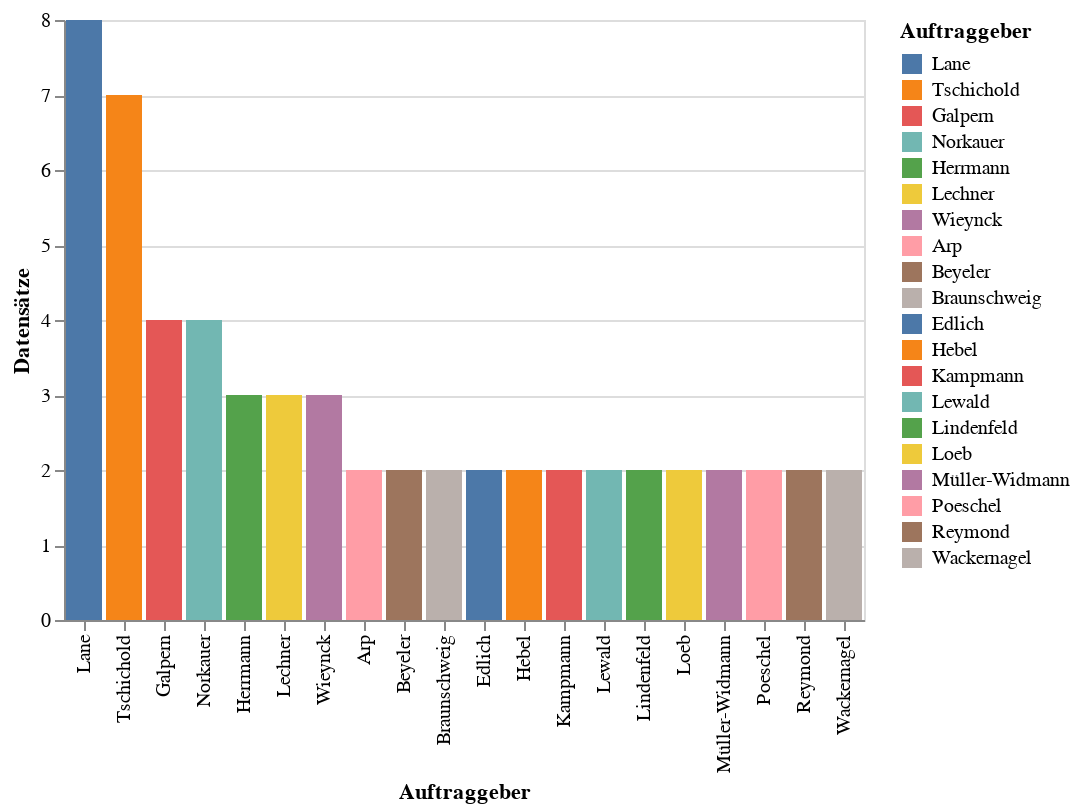

This figure's notebook cell:
### Code cell
auftrag_per

### Figure 1 — Vega-Lite specification as saved in the notebook (floating-point values rounded to 4 significant figures)
{"config": {"view": {"continuousWidth": 400, "continuousHeight": 300}}, "data": {"name": "data-ab10916fcbc03ab2ffe61661bccb169b"}, "mark": "bar", "encoding": {"color": {"type": "nominal", "field": "auftraggeber-per-name", "sort": "-y", "title": "Auftraggeber"}, "tooltip": [{"type": "nominal", "field": "auftraggeber-per-name", "title": "Auftraggeber"}, {"type": "quantitative", "field": "title", "title": "Anzahl"}], "x": {"type": "nominal", "field": "auftraggeber-per-name", "sort": "-y", "title": "Auftraggeber"}, "y": {"type": "quantitative", "field": "title", "title": "Datensätze"}}, "transform": [{"window": [{"op": "rank", "field": "title", "as": "rank"}], "sort": [{"field": "title", "order": "descending"}]}, {"filter": "(datum.rank < 20)"}], "$schema": "https://vega.github.io/schema/vega-lite/v4.8.1.json", "datasets": {"data-ab10916fcbc03ab2ffe61661bccb169b": [{"auftraggeber-per-name": "Alioth", "idn": 1, "title": 1, "auftraggeber-per-idn": 1, "auftraggeber-inst-idn": 0, "auftraggeber-inst-name": 0}, {"auftraggeber-per-name": "Arp", "idn": 2, "title": 2, "auftraggeber-per-idn": 2, "auftraggeber-inst-idn": 1, "auftraggeber-inst-name": 1}, {"auftraggeber-per-name": "Bauer", "idn": 1, "title": 1, "auftraggeber-per-idn": 1, "auftraggeber-inst-idn": 1, "auftraggeber-inst-name": 1}, {"auftraggeber-per-name": "Baumeister", "idn": 1, "title": 1, "auftraggeber-per-idn": 1, "auftraggeber-inst-idn": 1, "auftraggeber-inst-name": 1}, {"auftraggeber-per-name": "Beigel", "idn": 1, "title": 1, "auftraggeber-per-idn": 1, "auftraggeber-inst-idn": 1, "auftraggeber-inst-name": 1}, {"auftraggeber-per-name": "Beyeler", "idn": 2, "title": 2, "auftraggeber-per-idn": 2, "auftraggeber-inst-idn": 1, "auftraggeber-inst-name": 1}, {"auftraggeber-per-name": "Braunschweig", "idn": 2, "title": 2, "auftraggeber-per-idn": 0, "auftraggeber-inst-idn": 0, "auftraggeber-inst-name": 0}, {"auftraggeber-per-name": "Bruhns", "idn": 1, "title": 1, "auftraggeber-per-idn": 0, "auftraggeber-inst-idn": 0, "auftraggeber-inst-name": 0}, {"auftraggeber-per-name": "Bruhns Marie-Louise", "idn": 1, "title": 1, "auftraggeber-per-idn": 0, "auftraggeber-inst-idn": 0, "auftraggeber-inst-name": 0}, {"auftraggeber-per-name": "Caflisch", "idn": 1, "title": 1, "auftraggeber-per-idn": 1, "auftraggeber-inst-idn": 0, "auftraggeber-inst-name": 0}, {"auftraggeber-per-name": "Chagall", "idn": 1, "title": 1, "auftraggeber-per-idn": 1, "auftraggeber-inst-idn": 1, "auftraggeber-inst-name": 1}, {"auftraggeber-per-name": "Chmelowa", "idn": 1, "title": 1, "auftraggeber-per-idn": 1, "auftraggeber-inst-idn": 0, "auftraggeber-inst-name": 0}, {"auftraggeber-per-name": "Conrad", "idn": 1, "title": 1, "auftraggeber-per-idn": 0, "auftraggeber-inst-idn": 1, "auftraggeber-inst-name": 1}, {"auftraggeber-per-name": "Dr. Horn", "idn": 1, "title": 1, "auftraggeber-per-idn": 0, "auftraggeber-inst-idn": 0, "auftraggeber-inst-name": 0}, {"auftraggeber-per-name": "Dybwad", "idn": 1, "title": 1, "auftraggeber-per-idn": 1, "auftraggeber-inst-idn": 0, "auftraggeber-inst-name": 0}, {"auftraggeber-per-name": "Edlich", "idn": 2, "title": 2, "auftraggeber-per-idn": 0, "auftraggeber-inst-idn": 0, "auftraggeber-inst-name": 0}, {"auftraggeber-per-name": "Ehrendorfer-Skarica", "idn": 1, "title": 1, "auftraggeber-per-idn": 1, "auftraggeber-inst-idn": 0, "auftraggeber-inst-name": 0}, {"auftraggeber-per-name": "Engler", "idn": 1, "title": 1, "auftraggeber-per-idn": 0, "auftraggeber-inst-idn": 0, "auftraggeber-inst-name": 0}, {"auftraggeber-per-name": "Galpern", "idn": 4, "title": 4, "auftraggeber-per-idn": 4, "auftraggeber-inst-idn": 1, "auftraggeber-inst-name": 1}, {"auftraggeber-per-name": "Goldschmidt", "idn": 1, "title": 1, "auftraggeber-per-idn": 1, "auftraggeber-inst-idn": 0, "auftraggeber-inst-name": 0}, {"auftraggeber-per-name": "Gregory", "idn": 1, "title": 1, "auftraggeber-per-idn": 1, "auftraggeber-inst-idn": 0, "auftraggeber-inst-name": 1}, {"auftraggeber-per-name": "Griesinger", "idn": 1, "title": 1, "auftraggeber-per-idn": 1, "auftraggeber-inst-idn": 0, "auftraggeber-inst-name": 0}, {"auftraggeber-per-name": "Haller", "idn": 1, "title": 1, "auftraggeber-per-idn": 0, "auftraggeber-inst-idn": 0, "auftraggeber-inst-name": 0}, {"auftraggeber-per-name": "Hassing", "idn": 1, "title": 1, "auftraggeber-per-idn": 0, "auftraggeber-inst-idn": 0, "auftraggeber-inst-name": 0}, {"auftraggeber-per-name": "Hebel", "idn": 2, "title": 2, "auftraggeber-per-idn": 2, "auftraggeber-inst-idn": 2, "auftraggeber-inst-name": 2}, {"auftraggeber-per-name": "Herrmann", "idn": 3, "title": 3, "auftraggeber-per-idn": 3, "auftraggeber-inst-idn": 0, "auftraggeber-inst-name": 0}, {"auftraggeber-per-name": "Horn", "idn": 1, "title": 1, "auftraggeber-per-idn": 1, "auftraggeber-inst-idn": 1, "auftraggeber-inst-name": 1}, {"auftraggeber-per-name": "Ines M.G. von der Muhll", "idn": 1, "title": 1, "auftraggeber-per-idn": 0, "auftraggeber-inst-idn": 1, "auftraggeber-inst-name": 1}, {"auftraggeber-per-name": "J.J. Brodbeck", "idn": 1, "title": 1, "auftraggeber-per-idn": 0, "auftraggeber-inst-idn": 0, "auftraggeber-inst-name": 0}, {"auftraggeber-per-name": "Kampmann", "idn": 2, "title": 2, "auftraggeber-per-idn": 2, "auftraggeber-inst-idn": 0, "auftraggeber-inst-name": 0}, {"auftraggeber-per-name": "Kauffer", "idn": 1, "title": 1, "auftraggeber-per-idn": 1, "auftraggeber-inst-idn": 0, "auftraggeber-inst-name": 0}, {"auftraggeber-per-name": "Koechly", "idn": 1, "title": 1, "auftraggeber-per-idn": 0, "auftraggeber-inst-idn": 0, "auftraggeber-inst-name": 0}, {"auftraggeber-per-name": "Krauß", "idn": 1, "title": 1, "auftraggeber-per-idn": 0, "auftraggeber-inst-idn": 0, "auftraggeber-inst-name": 0}, {"auftraggeber-per-name": "Krüger", "idn": 1, "title": 1, "auftraggeber-per-idn": 0, "auftraggeber-inst-idn": 0, "auftraggeber-inst-name": 0}, {"auftraggeber-per-name": "Lane", "idn": 8, "title": 8, "auftraggeber-per-idn": 8, "auftraggeber-inst-idn": 2, "auftraggeber-inst-name": 2}, {"auftraggeber-per-name": "Lechner", "idn": 3, "title": 3, "auftraggeber-per-idn": 3, "auftraggeber-inst-idn": 0, "auftraggeber-inst-name": 0}, {"auftraggeber-per-name": "Leutwyler-Reber", "idn": 1, "title": 1, "auftraggeber-per-idn": 0, "auftraggeber-inst-idn": 0, "auftraggeber-inst-name": 0}, {"auftraggeber-per-name": "Levi", "idn": 1, "title": 1, "auftraggeber-per-idn": 0, "auftraggeber-inst-idn": 0, "auftraggeber-inst-name": 0}, {"auftraggeber-per-name": "Lewald", "idn": 2, "title": 2, "auftraggeber-per-idn": 2, "auftraggeber-inst-idn": 0, "auftraggeber-inst-name": 0}, {"auftraggeber-per-name": "Lindenfeld", "idn": 2, "title": 2, "auftraggeber-per-idn": 0, "auftraggeber-inst-idn": 0, "auftraggeber-inst-name": 0}, {"auftraggeber-per-name": "Lisickij", "idn": 1, "title": 1, "auftraggeber-per-idn": 1, "auftraggeber-inst-idn": 1, "auftraggeber-inst-name": 1}, {"auftraggeber-per-name": "Loeb", "idn": 2, "title": 2, "auftraggeber-per-idn": 2, "auftraggeber-inst-idn": 2, "auftraggeber-inst-name": 2}, {"auftraggeber-per-name": "Müller-Widmann", "idn": 2, "title": 2, "auftraggeber-per-idn": 2, "auftraggeber-inst-idn": 0, "auftraggeber-inst-name": 0}, {"auftraggeber-per-name": "Norkauer", "idn": 4, "title": 4, "auftraggeber-per-idn": 4, "auftraggeber-inst-idn": 0, "auftraggeber-inst-name": 0}, {"auftraggeber-per-name": "Panozzo", "idn": 1, "title": 1, "auftraggeber-per-idn": 1, "auftraggeber-inst-idn": 0, "auftraggeber-inst-name": 0}, {"auftraggeber-per-name": "Poeschel", "idn": 2, "title": 2, "auftraggeber-per-idn": 2, "auftraggeber-inst-idn": 0, "auftraggeber-inst-name": 0}, {"auftraggeber-per-name": "Qi", "idn": 1, "title": 1, "auftraggeber-per-idn": 1, "auftraggeber-inst-idn": 1, "auftraggeber-inst-name": 1}, {"auftraggeber-per-name": "Renner", "idn": 1, "title": 1, "auftraggeber-per-idn": 1, "auftraggeber-inst-idn": 0, "auftraggeber-inst-name": 0}, {"auftraggeber-per-name": "Reymond", "idn": 2, "title": 2, "auftraggeber-per-idn": 0, "auftraggeber-inst-idn": 0, "auftraggeber-inst-name": 0}, {"auftraggeber-per-name": "Sacher", "idn": 1, "title": 1, "auftraggeber-per-idn": 1, "auftraggeber-inst-idn": 0, "auftraggeber-inst-name": 0}, {"auftraggeber-per-name": "Schmidt", "idn": 1, "title": 1, "auftraggeber-per-idn": 1, "auftraggeber-inst-idn": 0, "auftraggeber-inst-name": 1}, {"auftraggeber-per-name": "Schürmann", "idn": 1, "title": 1, "auftraggeber-per-idn": 0, "auftraggeber-inst-idn": 0, "auftraggeber-inst-name": 0}, {"auftraggeber-per-name": "Seebass", "idn": 1, "title": 1, "auftraggeber-per-idn": 1, "auftraggeber-inst-idn": 0, "auftraggeber-inst-name": 0}, {"auftraggeber-per-name": "Seitz", "idn": 1, "title": 1, "auftraggeber-per-idn": 0, "auftraggeber-inst-idn": 0, "auftraggeber-inst-name": 1}, {"auftraggeber-per-name": "Smith", "idn": 1, "title": 1, "auftraggeber-per-idn": 0, "auftraggeber-inst-idn": 0, "auftraggeber-inst-name": 0}, {"auftraggeber-per-name": "Stern", "idn": 1, "title": 1, "auftraggeber-per-idn": 0, "auftraggeber-inst-idn": 0, "auftraggeber-inst-name": 0}, {"auftraggeber-per-name": "Stoecklin", "idn": 1, "title": 1, "auftraggeber-per-idn": 1, "auftraggeber-inst-idn": 1, "auftraggeber-inst-name": 1}, {"auftraggeber-per-name": "Tschichold", "idn": 7, "title": 7, "auftraggeber-per-idn": 7, "auftraggeber-inst-idn": 4, "auftraggeber-inst-name": 4}, {"auftraggeber-per-name": "Uzielli", "idn": 1, "title": 1, "auftraggeber-per-idn": 1, "auftraggeber-inst-idn": 0, "auftraggeber-inst-name": 0}, {"auftraggeber-per-name": "Wackernagel", "idn": 2, "title": 2, "auftraggeber-per-idn": 2, "auftraggeber-inst-idn": 0, "auftraggeber-inst-name": 0}, {"auftraggeber-per-name": "Wasow", "idn": 1, "title": 1, "auftraggeber-per-idn": 1, "auftraggeber-inst-idn": 0, "auftraggeber-inst-name": 0}, {"auftraggeber-per-name": "Weigand", "idn": 1, "title": 1, "auftraggeber-per-idn": 0, "auftraggeber-inst-idn": 1, "auftraggeber-inst-name": 1}, {"auftraggeber-per-name": "Wieynck", "idn": 3, "title": 3, "auftraggeber-per-idn": 3, "auftraggeber-inst-idn": 2, "auftraggeber-inst-name": 2}, {"auftraggeber-per-name": "Wirz", "idn": 1, "title": 1, "auftraggeber-per-idn": 0, "auftraggeber-inst-idn": 0, "auftraggeber-inst-name": 0}]}}
